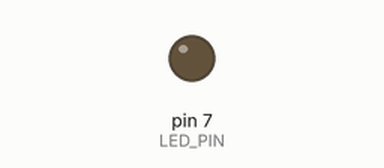
Simulated run of this sketch. Board: Arduino Uno, built with avr-gcc and run on an emulated ATmega328P. Parts: output pins drawn as LEDs (lit = HIGH). Dashed ring = blinking. At 2.0 s the program stops and its outputs stay as they are.

Above: at 0.5 s.
At 1.75 s:
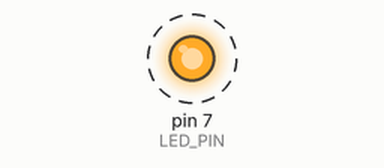
Timing chart, 0 to 3.0 s (numbered marks = the images above):
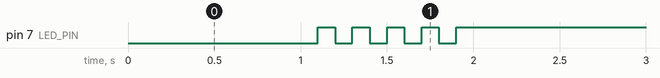

The sketch:

05_practice_2.ino
```cpp
#define LED_PIN 7
const int ON  = LOW;
const int OFF = HIGH;

void setup() {
  pinMode(LED_PIN, OUTPUT);
  digitalWrite(LED_PIN, OFF);
}

void loop() {
  digitalWrite(LED_PIN, ON);   delay(1000);
  for (int i=0;i<5;i++) {
    digitalWrite(LED_PIN, ON); delay(100);
    digitalWrite(LED_PIN, OFF);delay(100);
  }
  digitalWrite(LED_PIN, OFF);
  while (1) {;}
}
```

Measured:
- by itself, pin 7 (LED_PIN): alternates HIGH for 0.10 s and LOW for 0.10 s, 9 changes in all, then stays HIGH
